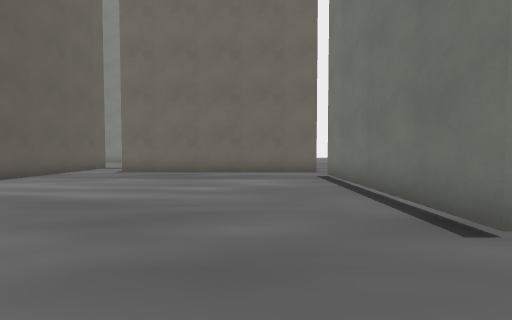
[1] (above)

16 first-person views from a walk through a level from a Godot 3-D game. The camera is 1.5 m above the floor, tilts 2° down and sees 90° across. The floor is counted in squares, 2 m on a side. Each view is taken from the middle of a square. On the plan, view 1 faces up. The plan holds only what a view shows up to about 9 squares ahead; the rest is blank. The place goes on beyond the plan. Some surface patterns are stand-ins.

[2]
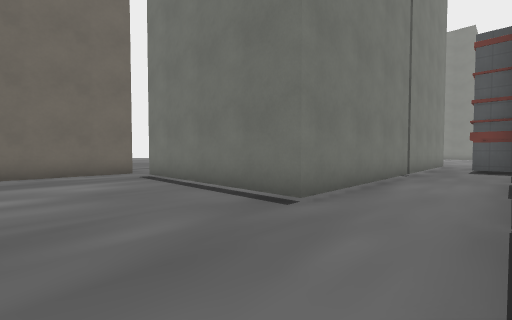

[3]
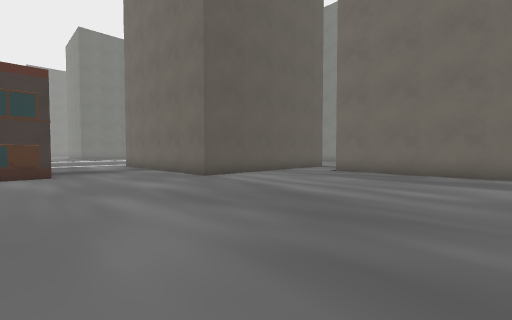

[4]
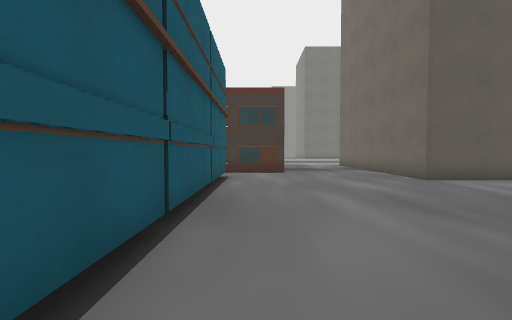

[5]
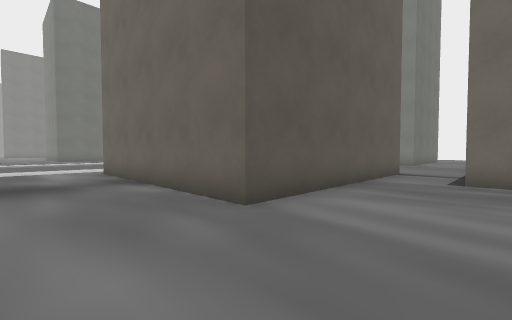

[6]
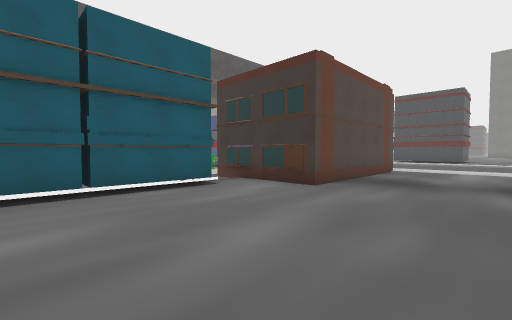

[7]
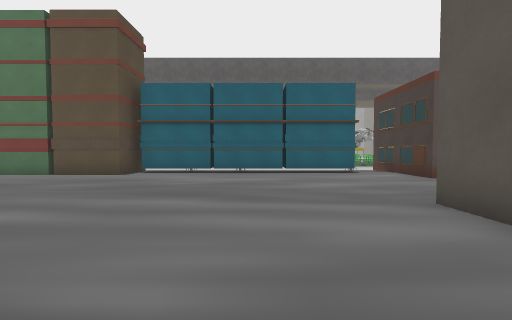

[8]
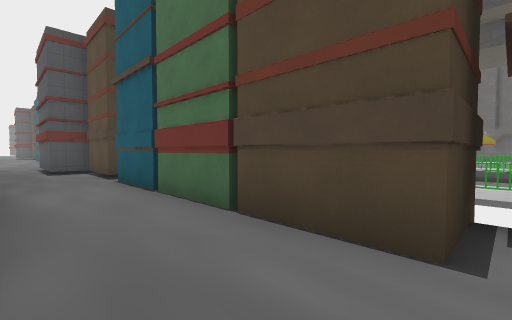

[9]
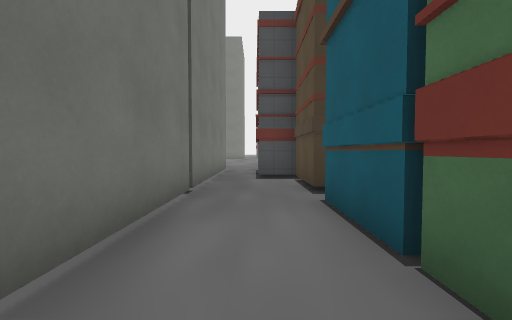

[10]
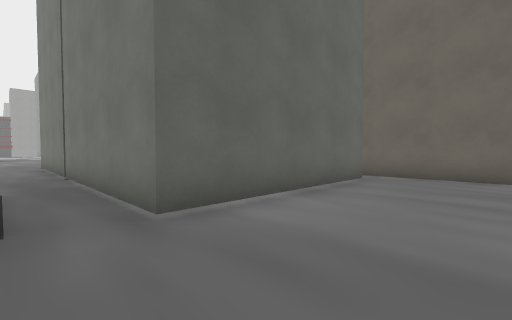

[11]
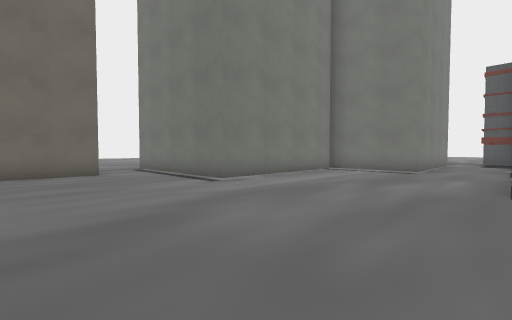

[12]
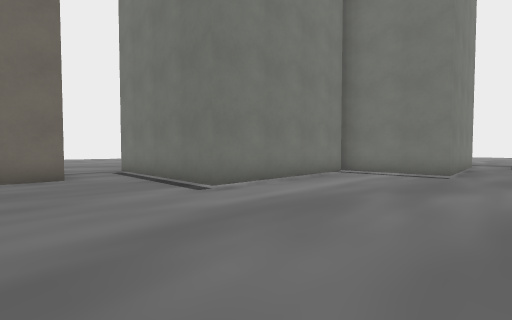

[13]
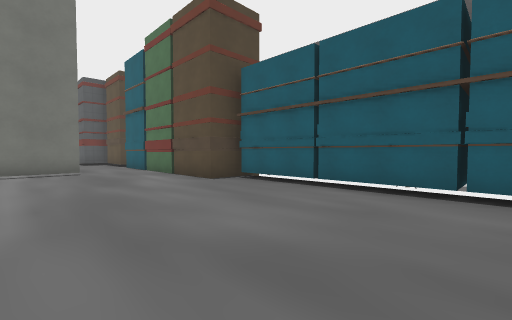

[14]
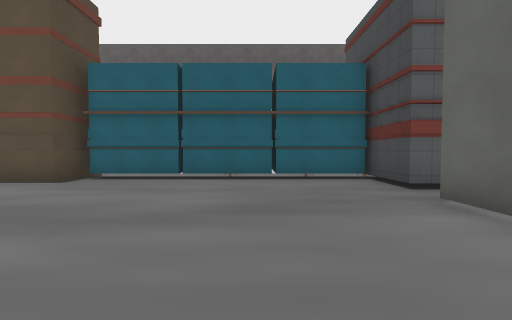

[15]
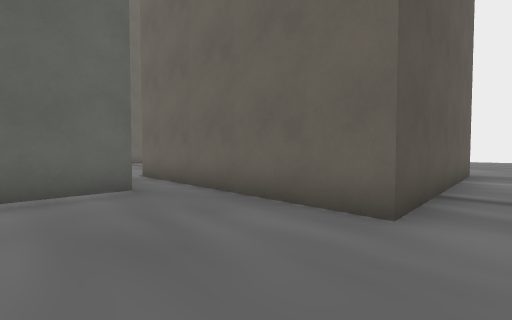

[16]
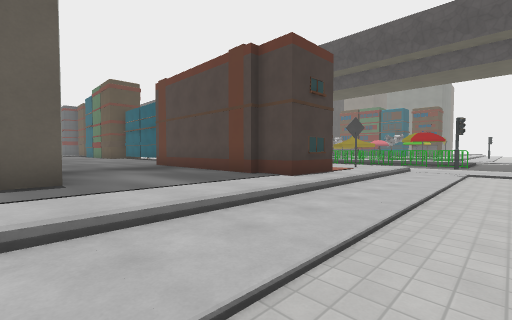

### Floor plan
Key: @ floor where view 1 was taken; # wall or solid block; . main floor; - floor 0.25 m lower than the main floor; _ floor 0.5 m lower than the main floor; / step, stairs or slope; B block; F fence; S sign; O other object.
Columns run from 18 left of view 1 to 27 right of it. Each row starts with its distance up from view 1.
 10            #..                    ##.#
  9            #..######B        ######B.#
  8            #.........        ........#
  7            #........B          #.....#
  6            #........B          #.....#
  5 _/-..#     #........B          #.....#####B#
  4 _/-..B.....B........B          #...........#
  3 _/-.................B         ##...........#
  2 _/-..................BBBBB### #B...........###
  1 _/-.######..................# ##..............
  0 _/-##    #........@##########  #.......####
 -1 _/-#     #.#########           #########
 -2 _/-.     #
 -3 _/-.S    #        #              ##
 -4 _F-.              F
 -5 -FFO              --
 -6 ---               --
 -7                   _
 -8                   __
 -9                   //
-10                   O

Where each view was taken, in squares from view 1:
view 1: 0 up, 0 right, facing up
view 2: 0 up, 1 left, facing up-right
view 3: 0 up, 0 right, facing up-left
view 4: 0 up, 0 right, facing left
view 5: 2 up, 4 left, facing up-left
view 6: 4 up, 4 left, facing down-left
view 7: 8 up, 4 left, facing down
view 8: 2 up, 0 right, facing down-right
view 9: 1 up, 3 right, facing right
view 10: 1 up, 16 right, facing up-left
view 11: 0 up, 15 right, facing up-right
view 12: 1 up, 16 right, facing up-right
view 13: 4 up, 15 right, facing down-right
view 14: 6 up, 16 right, facing down
view 15: 6 up, 18 right, facing up-left
view 16: 5 up, 18 left, facing down-right
